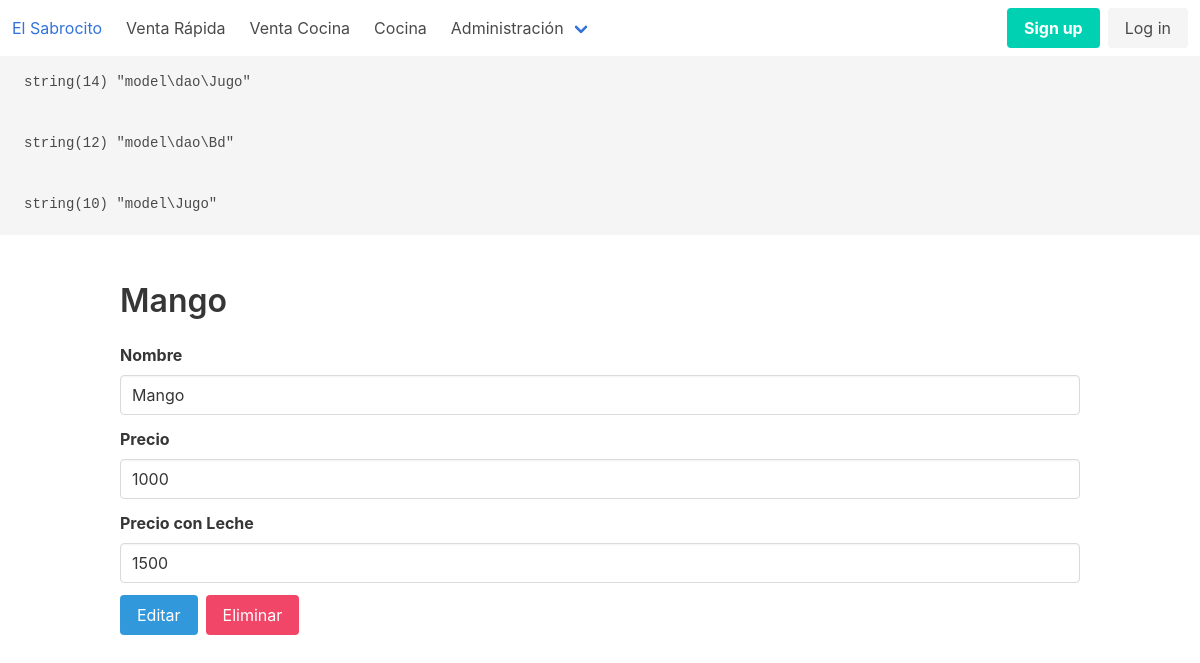
The page /view/jugo_nuevo.php?id=1 on the database its author committed.
### tables this page shows
CREATE TABLE `jugo` (
  `id` int(11) NOT NULL AUTO_INCREMENT,
  `descripcion` varchar(50) NOT NULL,
  `precio` int(11) NOT NULL,
  `precio_leche` int(11) DEFAULT NULL,
  `visible` tinyint(1) DEFAULT NULL,
  PRIMARY KEY (`id`)
);

### model/dao/Bd.php (called while the page is built, shortened)
<?php
class Bd {
    public static function conexion(){
        try {
            $command = [\PDO::MYSQL_ATTR_INIT_COMMAND => 'SET NAMES  \'UTF8\''];
            $_db = new \PDO('mysql:host=localhost;dbname=restorant', 'restorant', 'restorant', $command);
            $_db->setAttribute(\PDO::ATTR_ERRMODE, \PDO::ERRMODE_EXCEPTION);
            $_db->beginTransaction();
            $sth = $_db->prepare("BEGIN");
            $sth->execute();
            $_db->commit();
            return $_db;
        }
        catch (\PDOException $ex) {
            echo "<pre>"; var_dump($ex); echo "</pre>";
            die();
        }
    }
}

### model/dao/Jugo.php (called while the page is built, shortened)
<?php
class Jugo extends Bd
{
    public static function obtener($id){
        try{
            $sql = "SELECT * FROM jugo WHERE id = :id;";
            $sth = self::conexion()->prepare($sql);
            $sth->execute([ ':id' => $id ]);
            return $sth->fetchObject('\model\Jugo');
        }catch(PDOException $e){
            var_dump($e);
            die();
        }
    }
}

### model/Jugo.php (called while the page is built, shortened)
<?php
class Jugo
{
    private int $id = 0, $precio, $precio_leche, $visible;
    private string $descripcion;
    public function getId(): int
    {
        return $this->id;
    }
    public function getPrecio(): int
    {
        return $this->precio;
    }
    public function getPrecioLeche(): int
    {
        return $this->precio_leche;
    }
    public function getDescripcion(): string
    {
        return $this->descripcion;
    }
}

### view/jugo_nuevo.php (the view, shortened to what this page needs)
<?php
include '../config.inc';
$jugo = $_GET['id'] == '0' ? new \model\Jugo() : \model\dao\Jugo::obtener($_GET['id']);
?>
<!DOCTYPE html>
<html class="has-navbar-fixed-top">
<?php include RUTA . 'view/header.inc'; ?>
<body>
<?php include RUTA . 'view/navbar.inc'; ?>
<section class="section">
    <div class="container">
        <nav class="level">
            <div class="level-left">
                <div class="level-item">
                    <p class="title"><?= ($jugo->getId() === 0) ? 'Nuevo Jugo' : $jugo->getDescripcion() ?></p>
                </div>
            </div>
        </nav>
        <form method="post" action="<?= URL ?>controller/router.php">
            <div class="field">
                <label class="label">Nombre</label>
                <div class="control">
                    <input class="input" name="descripcion" maxlength="50" required autofocus
                           value="<?= ($jugo->getId() === 0) ? '' : $jugo->getDescripcion() ?>" />
                </div>
            </div>
            <div class="field">
                <label class="label">Precio</label>
                <div class="control">
                    <input class="input" type="number" step="1" name="precio" required
                           value="<?= ($jugo->getId() === 0) ? '1000' : $jugo->getPrecio() ?>" />
                </div>
            </div>
            <div class="field">
                <label class="label">Precio con Leche</label>
                <div class="control">
                    <input class="input" type="number" step="1" name="precio_leche" required
                           value="<?= ($jugo->getId() === 0) ? '1500' : $jugo->getPrecioLeche() ?>" />
                </div>
            </div>
            <?php if($jugo->getId() === 0){
                echo "<button class='button is-primary' type='submit' name='accion' value='nuevo'>Nuevo</button>";
            } else {
                echo "<div class='buttons'>";
                echo "<button class='button is-info' type='submit' name='accion' value='editar'>Editar</button>";
                echo "<button class='button is-danger' type='submit' name='accion' value='eliminar'>Eliminar</button>";
                echo "</div>";
            } ?>
        </form>
    </div>
</section>
</body>
</html>

### rows shown on the page
jugo: descripcion "Mango", precio "1000", precio_leche "1500"
